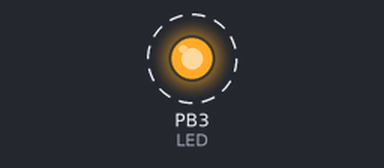
The program below on a simulated ATtiny13, built with avr-gcc and emulated at 1.2 MHz. Parts: output pins drawn as LEDs (lit = HIGH). Dashed ring = blinking.

Above: at 0.2 s.
Timing chart, 0 to 3.0 s (numbered marks = the images above):
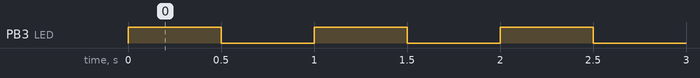

Measured:
- by itself, PB3 (LED): alternates HIGH for 0.50 s and LOW for 0.50 s

The program:

main.c
```c
/*
 * Blinking LED - 1 Hz
 * Created: 23.05.2015 21:19:05
 * Author: Aleksey M.
 * MCU Atmel ATtiny13
 * Tested: YES
 */

// MCU Frequency - 1,2 MHz. 9,6 MHz default clock with prescaling of 8, page 26
#define F_CPU 1200000UL
#define LED PB3

#include <avr/io.h>     // IO definition library for work with registers names
#include <util/delay.h> // The delay library requires to define F_CPU

int main(void) {
  // Port B Data Direction Register. Set Input/Output func for pin
  DDRB = 0b00001000;  // 0x8 HEX

  // Port B Data Register
  PORTB = 0b00110111; // 0x37

  while (1) {
    PORTB ^= (1 << LED); // Toggle bit LED ON/OF
    _delay_ms(500);

    // Classic "Hello World" program
    // PORTB |= (1<<PB2);
    //_delay_ms (500);
    // PORTB &= ~(1<<PB2);
    //_delay_ms (500);
  }

  // Should it return something?
  return 0;
}

/*
# Comments:
===================================
## What does the program do?
It is a classic "hello world" program for microcontrollers, frequently referred
to as the 'blink' program.

Circuit connections:
DDRB. Define direction for port pins
'0' - input, '1' - output, unused '*' pins config to 'inputs' with enabled
internal pull-up resistors

PORT. Define pullups resistors to "VCC" for inputs or logic states for outputs
Input: '1' - pullup enable, '0' - pullup disable
Output: '1' - logic one, '0' - logic zero

PB0 - Button - GND
PB1 - *
PB2	- *
PB3 - LED - 2,2k - GND
PB4 - *
PB5 - Reset (input)
PB6, PB7 are Read-only bits

DC Current per I/O Pin 40.0mA
LEDred Vf = 1,65V, I = 1,5mA
VCC = 5V
R = (5V - 1,65V) / 2 = 2,23K = 2,2K

## Notes:
f = 1/T, T = 1 sec

The RESET operation initializes all I/O registers and sets
the Program Counter (PC) to zero.

# Conclusions
===================================
Run this code and find what behavior is expected and what we got.
*/
```
